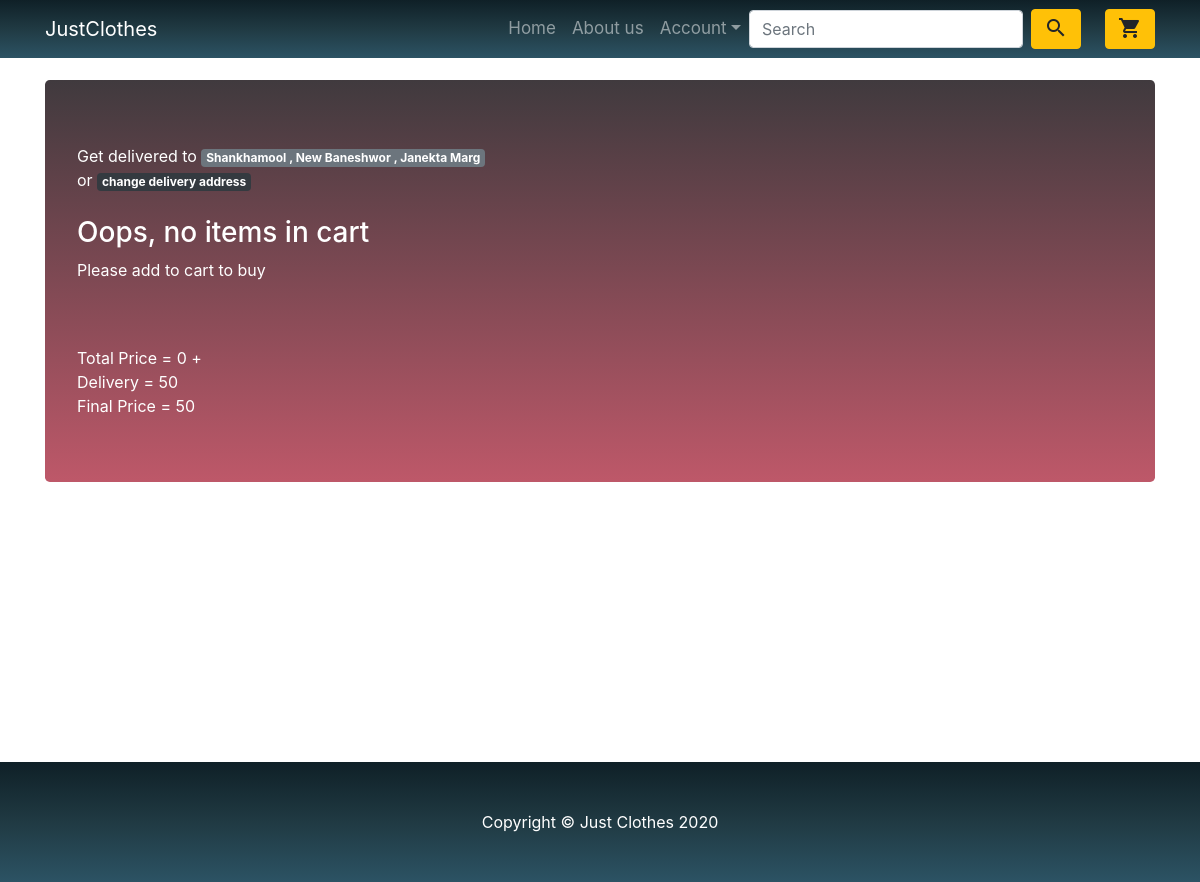
Screenshot of /cart/ (signed in) with the database file from the repository.
### ShopApp/models.py (models this page shows, shortened)
class Order(models.Model):
    order_id = models.CharField(max_length=20)
    owner = models.ForeignKey(Profile , on_delete = models.CASCADE , null= True )
    items = models.ManyToManyField(OrderItem)
    is_ordered = models.BooleanField(default = False)
    date_ordered = models.DateTimeField(default = timezone.now)
    def get_cart_total(self):
        return sum([item.product.price for item in self.items.all()])

class Profile(models.Model):
     user = models.OneToOneField(User, on_delete=models.CASCADE , blank=True,null=True)
     verify_email = models.EmailField(null=True , blank=True)
     phone = models.IntegerField(null=True)
     location = models.CharField(max_length=50, blank=True)
     address = models.CharField(max_length = 200, null=True , blank=True)
     street_address = models.CharField(max_length=200 , null=True , blank=True)

### ShopApp/views.py (the view)
# urls.py: path('cart/', views.mycart, name="my_cart") ,
@login_required()
def mycart(request, **kwargs):
    empty = request.session.get('empty', 0)
    request.session['empty'] = 0
    user_profile = get_object_or_404(models.Profile, user=request.user)
    order = models.Order.objects.filter(owner=user_profile, is_ordered=False)
    if len(order)==0:
        order = models.Order.objects.get_or_create(owner=user_profile, is_ordered=False)
    if order[0].items.all().exists():
        request.session['empty'] = 0
    else:
        request.session['empty'] = 1
    context = {
        'it': order[0] ,
    }
    return render(request, 'ShopApp/cart_list.html', context)

### ShopApp/templates/ShopApp/cart_list.html (shortened to what this page needs)
{% extends "ShopApp/base.html" %}
{% load static %}
{% load bootstrap4 %}
{% load custom_actions %}
{% block userstyle %}
    <link rel="stylesheet" href="{% static "ShopApp/css/cart.css" %}"
{% endblock userstyle %}
{% block content %}
    <div class="container contents">
        <div class="jumbotron">
           <h8> Get delivered to <span class="badge badge-secondary">{{ it.owner.address }} , {{ it.owner.street_address }}</span> </h8><br>
            <h8> or <a href="{% url "ShopApp:set_drop_location" %}" class="badge badge-dark"> change delivery address </a>
            <br>
            {% for item in it.items.all %}
                <div class="row">
                    <div class="col-5">
                <h5> {{ item.product.product_name }} </h5>
                <h7> Price: {{ item.product.price }} </h7>
                    </div>
                    <div class="col-3">
                        <form action="{% url "ShopApp:setSize" pk=item.pk %}" method="GET">
                        <div class="drop">
                        <a class="btn btn-outline-secondary bu" data-toggle="">
                                Size
                        </a>
                            <div class="dropdown-content">
                        {% for si in item.product.sizes_available|str_to_list %}
                                <button class="btn btn-dark bu" value="{{ si }}" type="submit" name="size" class="btns">{{ si }}</button>
                        {% endfor %}
                            </div>
                            </div>
                        </form>
                    </div>
                    <div class = "col-4">
                        <a class="btn btn-danger" href="{% url 'ShopApp:delete_from_cart' pk=item.pk %}" class="btns">Delete </a>
                    </div>
                </div>
                <hr>
                {% empty %}
                    <br>
                    <h3> Oops, no items in cart </h3>
                    <p> Please add to cart to buy </p>
            {% endfor %}
            <br><br>
            <div class="row">
                <div class="col-8">
             Total Price = {{ it.get_cart_total }} +<br>
             Delivery    = 50 <br>
             Final Price =  {{ it.get_cart_total|add:"50" }}
                </div>
            </div>
        </div>
    </div>
{% endblock content %}

### ShopApp/static/ShopApp/css/base.css (style rules this page uses)
.main { background: white; }

### ShopApp/static/ShopApp/css/cart.css (style rules this page uses)
.contents { margin: 80px 0px 200px 0px; color: white; }
.jumbotron { background: linear-gradient(#403A3E, #BE5869); }

### rows the page displays
Order: owner.address "Shankhamool , New Baneshwor", owner.street_address "Janekta Marg", get_cart_total "0", get_cart_total|add "50"
